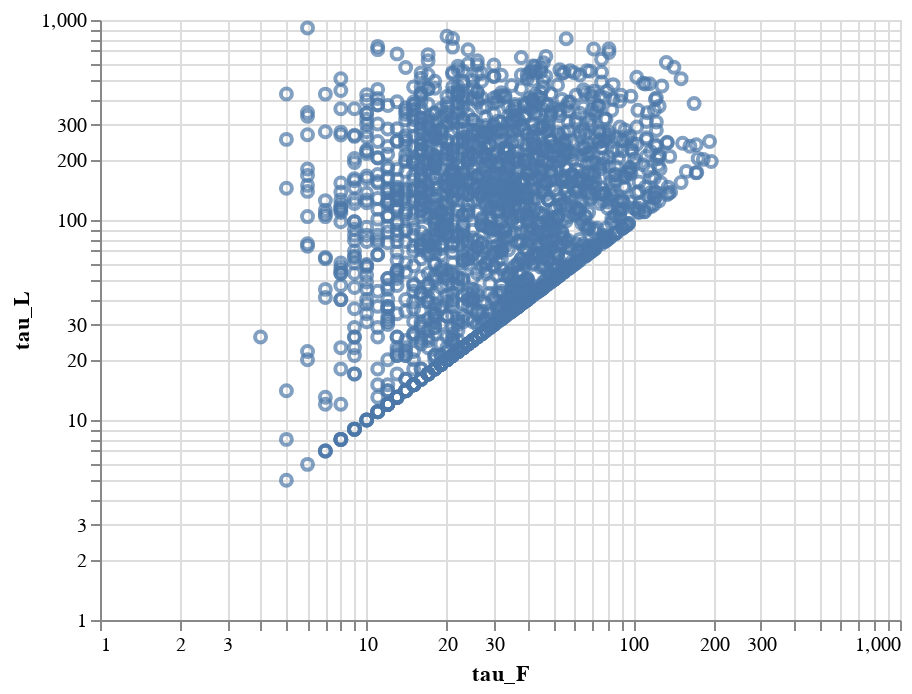

Notebook code cell kept with this figure:
### Code cell
c = alt.Chart(brownian_relation).mark_point().encode(
    x=alt.X('tau_F', scale=alt.Scale(type='log')),
    y=alt.Y('tau_L', scale=alt.Scale(type='log')),
)
c

### Figure 1 — Vega-Lite specification as saved in the notebook (floating-point values rounded to 4 significant figures; data arrays with more than 128 entries replaced by an {"elided": "..."} marker saying what was removed)
{"$schema": "https://vega.github.io/schema/vega-lite/v2.json", "config": {"view": {"height": 300, "width": 400}}, "data": {"values": {"elided": "1997 records"}}, "encoding": {"x": {"field": "tau_F", "scale": {"type": "log"}, "type": "quantitative"}, "y": {"field": "tau_L", "scale": {"type": "log"}, "type": "quantitative"}}, "mark": "point"}
